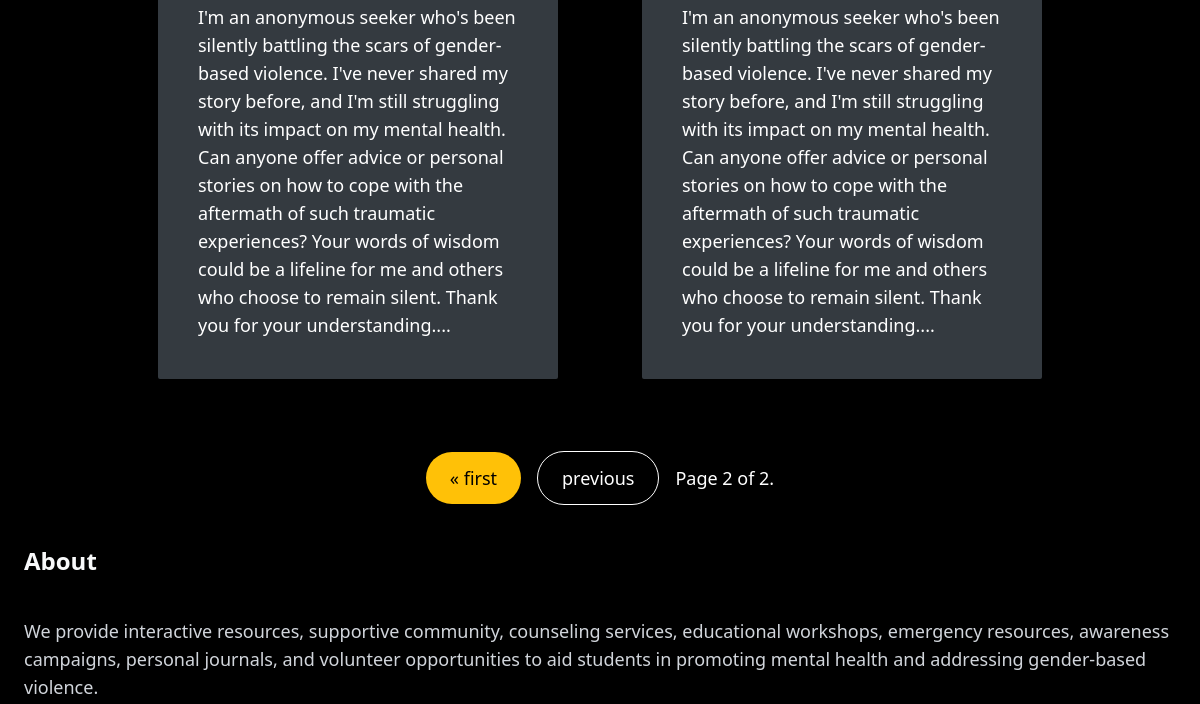
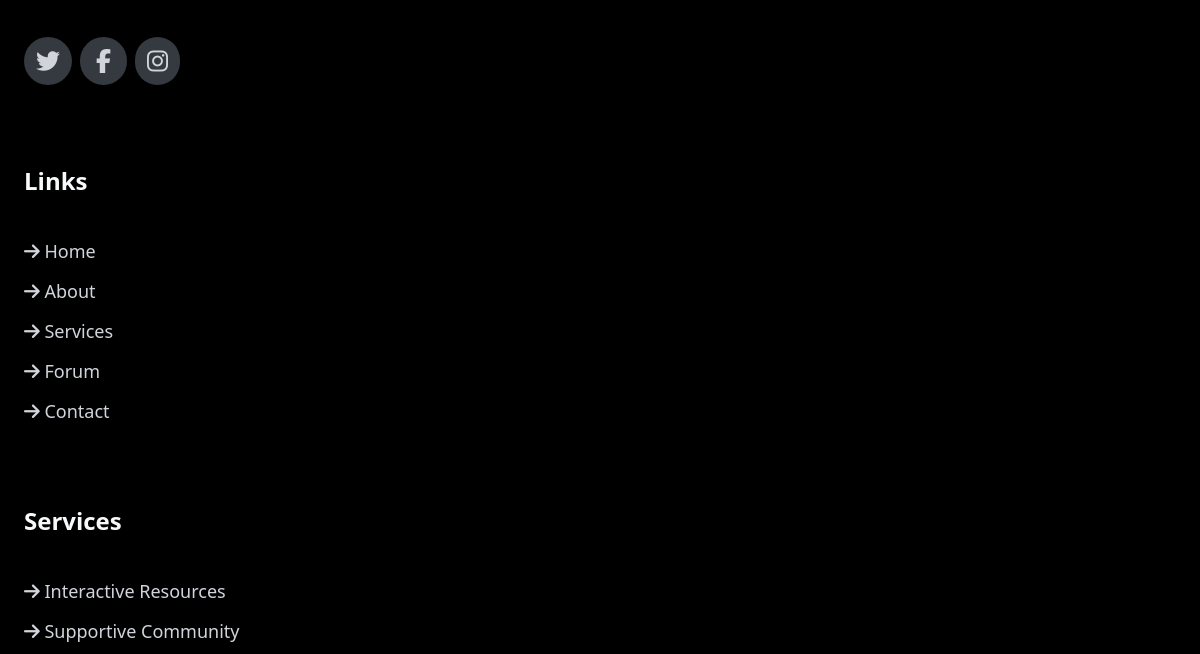
/forum/?page=2 (middle part), run on an earlier commit of the app's database (2 pictures, top to bottom).
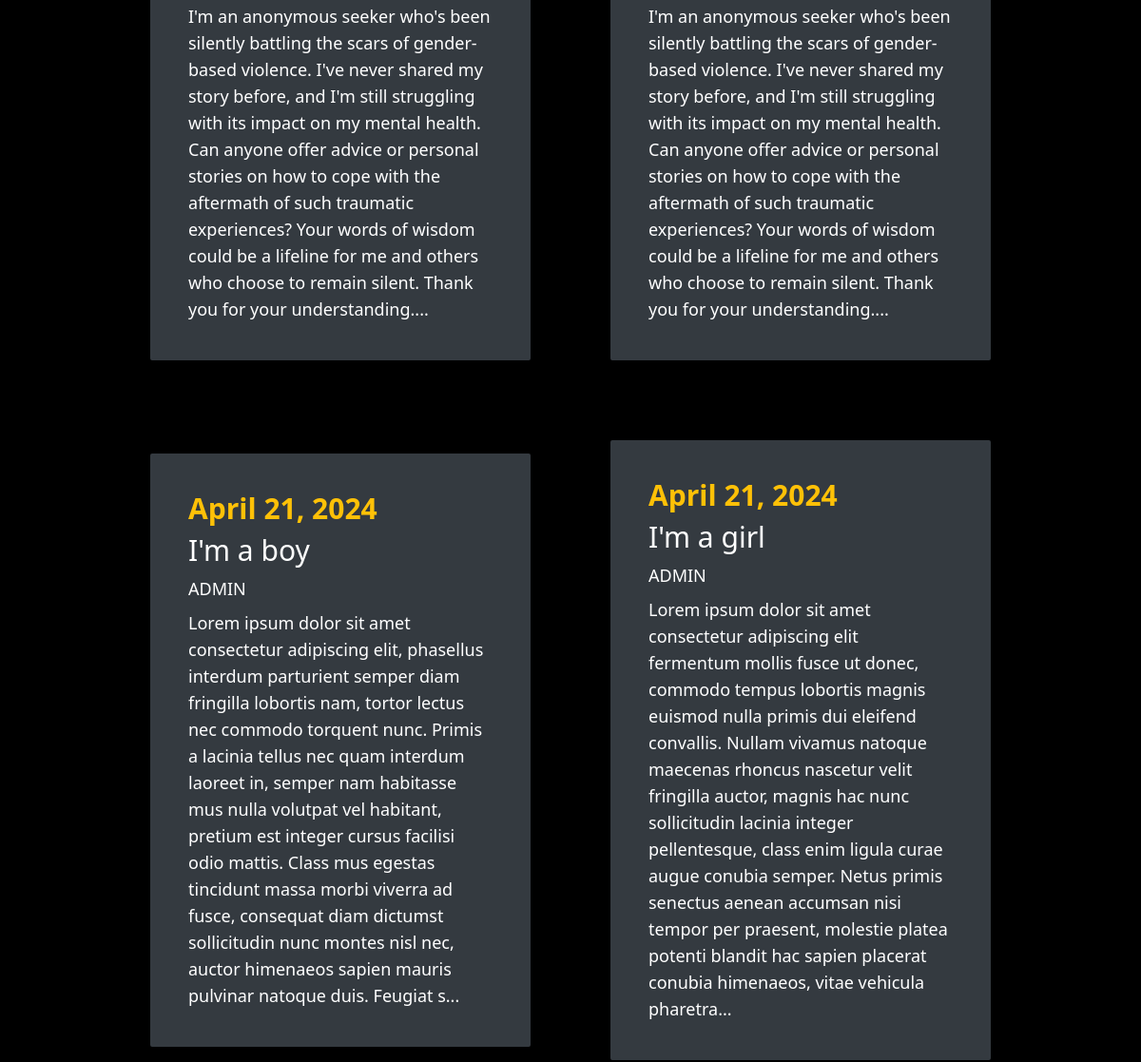
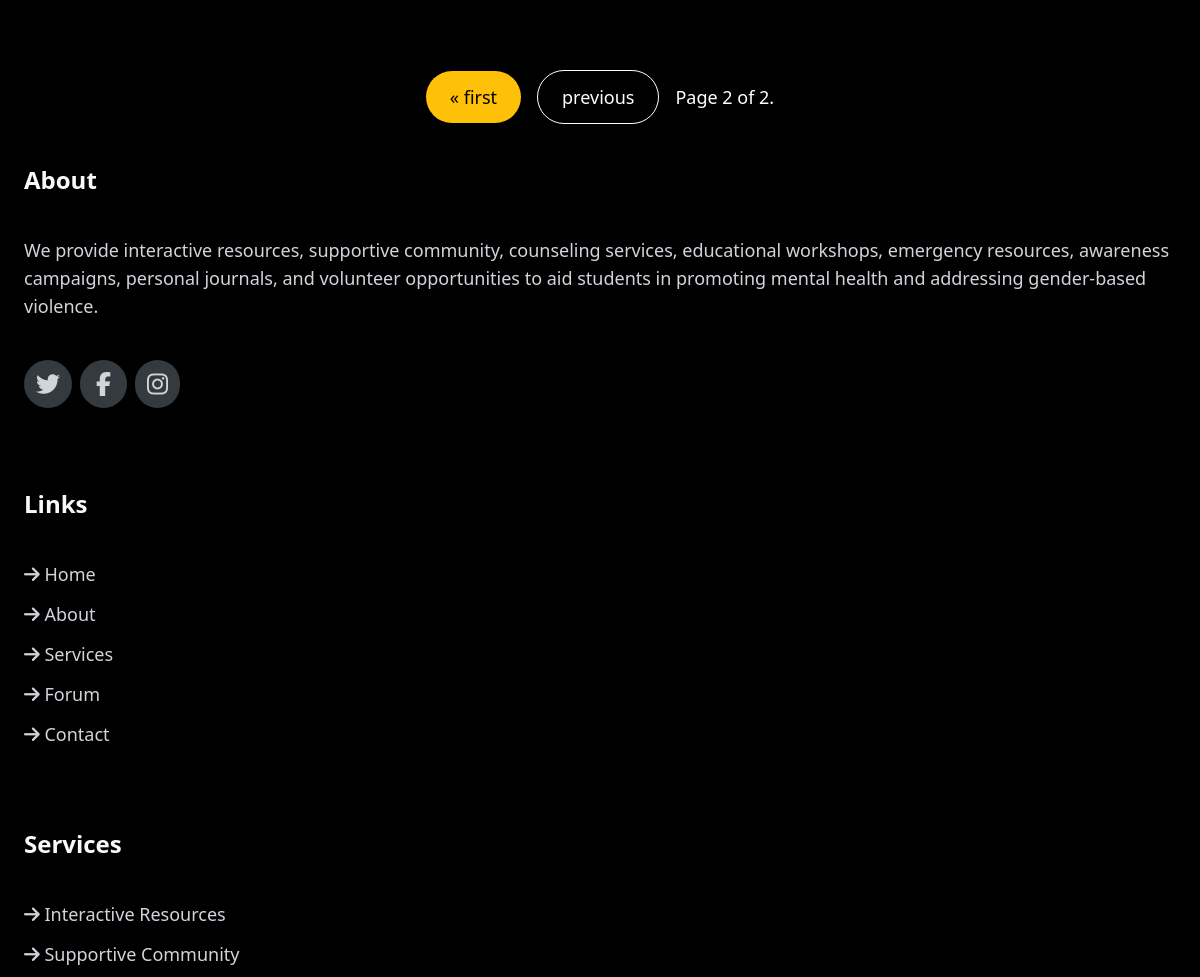
And on a later commit of the database (2 pictures, top to bottom).
### forum/models.py (models this page shows, shortened)
class Forum(models.Model):
    title = models.CharField(max_length=100)
    content = models.TextField()
    created_by = models.ForeignKey(User, related_name="forums", on_delete=models.CASCADE)
    created_at = models.DateField(auto_now_add=True)
    modified_at = models.TimeField(auto_now=True)

### forum/views.py (the view)
# urls.py: path('', views.index, name="index"),
def index(request):
    query = request.GET.get('query', '')
    forums = models.Forum.objects.all()
    if query:
        forums = forums.filter(Q(title__icontains=query) | Q(content__icontains=query))
    paginator = Paginator(forums, 6)
    page_number = request.GET.get("page")
    page_obj = paginator.get_page(page_number)
    for forum in page_obj:
        forum.content = forum.content[0:500] + "..."
    return render(request, 'forum/forum_index.html',
                  {"forums": forums,
                   'query': query,
                   "page_obj": page_obj})

### forum/templates/forum/forum_index.html (shortened to what this page needs)
{% extends 'core/index.html' %}
{% block content %}
<div class="pt-[2.5rem] ">
    <div class="lg:flex lg:justify-center lg:items-center ">
        <div class="xl:grid-cols-3 lg:mx-auto lg:my-[2rem] lg:grid-cols-2 lg:grid  flex flex-col justify-center items-center  lg:gap-1">
            {% for forum in page_obj %}
            <div class="bg-[#343a40] p-4 lg:p-10 w-[21rem] sm:w-[22rem] md:w-[25rem] lg:w-[25rem] m-10 rounded-sm ">
                <a href="{% url 'forum:detail' forum.id %}" class="h-auto flex flex-col space-y-2 justify-content items-start">
                    <p class="text-mustard lg:text-3xl text-2xl font-extrabold">{{ forum.created_at }}</p>
                    <h3 class="text-white lg:text-3xl text-2xl">{{ forum.title }}</h3>
                    <p class="uppercase text-lg text-white">{{ forum.created_by }}</p>
                    <p class="text-white text-lg"  >{{ forum.content }}</p>
                </a>
            </div>
            {% endfor %}
        </div>
    </div>
    <div class="pagination flex flex-row justify-center space-x-[8rem] text-lg">
        <span class="step-links flex flex-row justify-center items-center space-x-[1rem]">
            {% if page_obj.has_previous %}
                <a href="?page=1" class="px-6 py-3 text-black bg-mustard rounded-full hover:-translate-y-1">&laquo; first</a>
                <a href="?page={{ page_obj.previous_page_number }}" class="px-6 py-3 text-white border border-white bg-black rounded-full hover:-translate-y-1">previous</a>
            {% endif %}
            <span class="current">
                Page {{ page_obj.number }} of {{ page_obj.paginator.num_pages }}.
            </span>
        </span>
    </div>
</div>
{% endblock %}

### core/templates/core/index.html (shortened to what this page needs)
{% extends 'core/base.html' %}
{% load static %}

### core/templates/core/base.html (shortened to what this page needs)
{% load static %}
<!DOCTYPE html>
<html lang="en">
<head>
    <script src="{% static 'js/tailwind.js' %}"></script>
</head>
<body class="bg-black font-sans text-white">
    {% block content %}
    {% endblock %}
    <footer class=" xl:mx-52 flex flex-col items-start xl:flex-row  xl:justify-center xl:space-x-2 ">
      <div class="py-10 px-6 text-left flex flex-col space-y-10 xl:w-1/4 w-auto" >
          <h3 class="text-2xl  text-[#f8f9fa] font-bold">About</h3>
          <p class="text-gray-300 text-lg">We provide interactive resources, supportive community, counseling services, educational workshops, emergency resources, awareness campaigns, personal journals, and volunteer opportunities to aid students in promoting mental health and addressing gender-based violence.</p>
          <div class="text-2xl flex flex-row space-x-2">
            <span>
              <i class="fa-brands cursor-pointer hover:bg-mustard fa-twitter py-3 px-3 rounded-full text-gray-300 bg-[#343a40]"></i>
            </span>
            <span>
              <i class="fa-brands  cursor-pointer hover:bg-mustard  fa-facebook-f py-3 px-4 rounded-full text-gray-300  bg-[#343a40]"></i>
            </span>
            <span>
              <i class="fa-brands  cursor-pointer  hover:bg-mustard fa-instagram py-3 px-3 rounded-full text-gray-300  bg-[#343a40]"></i>
            </span>
          </div>
      </div>
      <div class="py-10 px-6 text-left flex flex-col space-y-10 xl:w-1/4 w-auto" >
          <h3 class="text-2xl font-bold text-[#f8f9fa]">Links</h3>
          <ul class=" flex flex-col space-y-3 text-lg">
            <span class="text-gray-300">
              <i class=" text-gray-300 text-lg fa-solid fa-arrow-right"></i>
              Home
            </span>
            <span class="text-gray-300">
              <i class="text-gray-300 text-lg fa-solid fa-arrow-right"></i>
              About
            </span>
            <span class="text-gray-300">
              <i class=" text-gray-300 text-lg fa-solid fa-arrow-right"></i>
              Services
            </span>
            <span class="text-gray-300">
              <i class=" text-gray-300 text-lg fa-solid fa-arrow-right"></i>
              Forum
            </span>
            <span class="text-gray-300">
              <i class="text-gray-300 text-lg fa-solid fa-arrow-right"></i>
              Contact
            </span>
          </ul>
      </div>
      <div class="py-10 px-6 text-left flex flex-col space-y-10 xl:w-1/4 w-auto" >
          <h3 class="text-2xl font-bold text-[#f8f9fa]">Services</h3>
          <ul class=" flex flex-col space-y-3 text-lg">
            <span class="text-gray-300">
              <i class="text-gray-300 text-lg fa-solid fa-arrow-right"></i>
              Interactive Resources
            </span>
            <span class="text-gray-300">
              <i class="text-gray-300 text-lg fa-solid fa-arrow-right"></i>
              Supportive Community
            </span>
          </ul>
      </div>
    </footer>
</body>
</html>

What changed in the data, as far as the page shows it:
added Forum: created_at "April 21, 2024", title "I'm a boy", created_by "ADMIN", content "Lorem ipsum dolor sit amet consectetur adipiscing elit, phasellus interdum parturient semper diam fringilla lobortis nam, tortor lectus nec commodo torquent nunc. Primis a lacinia tellus nec quam interdum laoreet in, semper nam habitasse mus nulla volutpat vel habitant, pretium est integer cursus facilisi odio mattis. Class mus egestas tincidunt massa morbi viverra ad fusce, consequat diam dictumst sollicitudin nunc montes nisl nec, auctor himenaeos sapien mauris pulvinar natoque duis. Feugiat s..."
added Forum: created_at "April 21, 2024", title "I'm a girl", created_by "ADMIN", content "Lorem ipsum dolor sit amet consectetur adipiscing elit fermentum mollis fusce ut donec, commodo tempus lobortis magnis euismod nulla primis dui eleifend convallis. Nullam vivamus natoque maecenas rhoncus nascetur velit fringilla auctor, magnis hac nunc sollicitudin lacinia integer pellentesque, class enim ligula curae augue conubia semper. Netus primis senectus aenean accumsan nisi tempor per praesent, molestie platea potenti blandit hac sapien placerat conubia himenaeos, vitae vehicula pharetra..."
